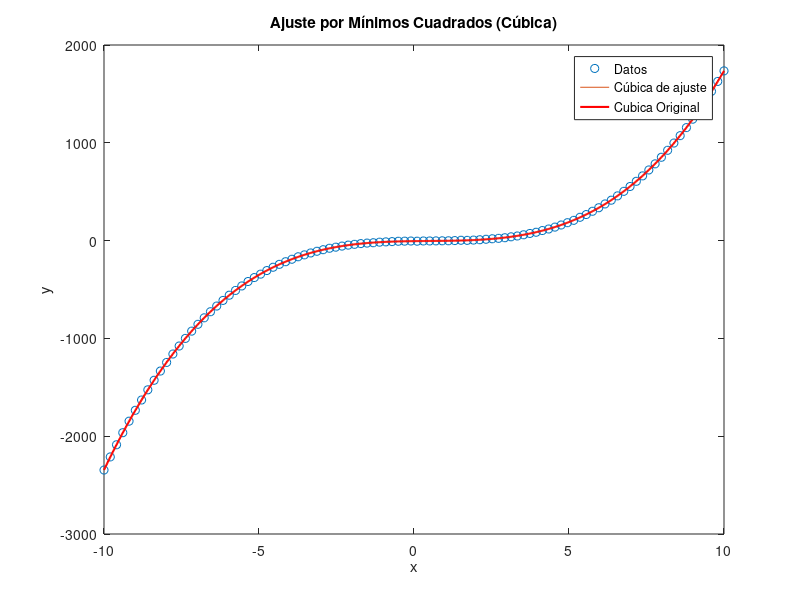

Write the MATLAB code that produced this figure.
clear all
close all
clc

% Número de datos
n = 100; 

% Generar puntos de datos

x = linspace(-10, 10, n); % 100 puntos en el intervalo [-10, 10]
y = 2*x.^3 - 3*x.^2 + 4*x - 5 + randn(1, n); % Generar datos de acuerdo a y = 2x^3 - 3x^2 + 4x - 5 con algo de ruido

% Ajuste de la cúbica y = ax^3 + bx^2 + cx + d

X = [x.^3; x.^2; x; ones(1, n)]'; % Matriz de diseño

% Aquí 'X' es n x 4 y 'y' es 1 x n, por lo que la transposición asegura que las dimensiones sean correctas

% Resolver el sistema de ecuaciones
coefficients = (X' * X) \ (X' * y'); % Resolver los coeficientes, 'y' debe ser una columna

% Coeficientes de la cúbica
a = coefficients(1);
b = coefficients(2);
c = coefficients(3);
d = coefficients(4);

% Mostrar la cúbica de ajuste
fprintf('La cúbica de ajuste es y = %.6fx^3 + %.6fx^2 + %.6fx + %.6f\n', a, b, c, d);

% Evaluar la función original
y_original = 2*x.^3 - 3*x.^2 + 4*x - 5;

% Graficar los puntos, la cúbica de ajuste y la función original
figure;
plot(x, y, 'o'); % Puntos de datos
hold on;
plot(x, a*x.^3 + b*x.^2 + c*x + d, '-'); % Cúbica de ajuste
hold off;
xlabel('x');
ylabel('y');
title('Ajuste por Mínimos Cuadrados (Cúbica)');


% Ajuste adicional para verificar visualmente
x_fit = linspace(min(x), max(x), 1000); % Valores de x para una línea suave
y_fit = a*x_fit.^3 + b*x_fit.^2 + c*x_fit + d; % Valores ajustados de y


hold on;
plot(x_fit, y_fit, '-r', 'LineWidth', 1.5); 
legend('Datos', 'Cúbica de ajuste', 'Cubica Original');
hold off;
